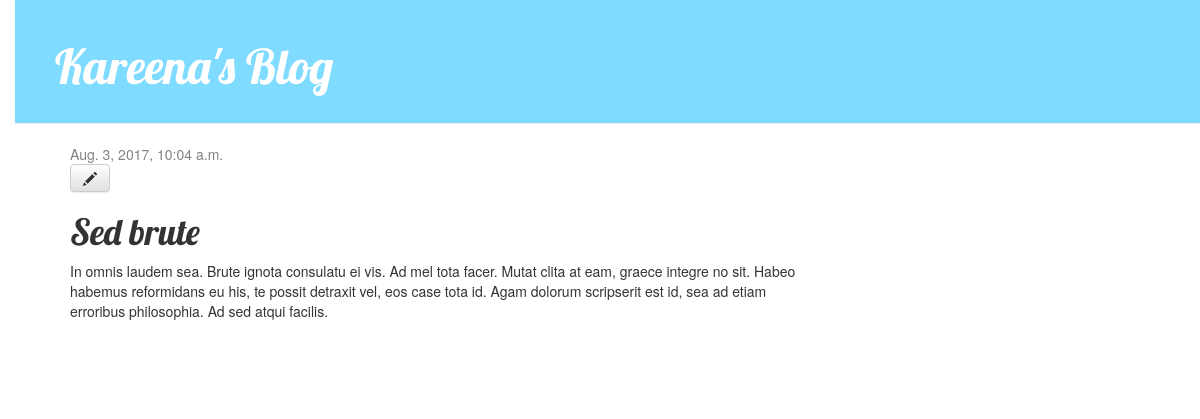
The app's page /post/2/ with its own data.
### blog/models.py (models this page shows, shortened)
class Post(models.Model):
    author = models.ForeignKey('auth.User')
    title = models.CharField(max_length=200)
    text = models.TextField()
    created_date = models.DateTimeField(
            default=timezone.now)
    published_date = models.DateTimeField(
            blank=True, null=True)

### blog/views.py (the view)
def post_detail(request, pk):
    post = get_object_or_404(Post, pk=pk)
    return render(request, 'blog/post_detail.html', {'post': post})

### blog/templates/blog/post_detail.html
{% extends 'blog/base.html' %}
{% block content %}
    <div class="post">
        {% if post.published_date %}
            <div class="date">
                {{ post.published_date }}
            </div>
        {% endif %}
        <a class="btn btn-default" href="{% url 'post_edit' pk=post.pk %}"><span class="glyphicon glyphicon-pencil"></span></a>
        <h1>{{ post.title }}</h1>
        <p>{{ post.text|linebreaksbr }}</p>
    </div>
{% endblock %}

### blog/static/css/blog.css (style rules this page uses)
body { padding-left: 15px; }
h1, h2, h3, h4 { font-family: 'Lobster', cursive; }
.date { color: #828282; }
.post { margin-bottom: 70px; }

### records on screen
Post: published_date "Aug. 3, 2017, 10:04 a.m.", title "Sed brute", text "In omnis laudem sea. Brute ignota consulatu ei vis. Ad mel tota facer. Mutat clita at eam, graece integre no sit. Habeo habemus reformidans eu his, te possit detraxit vel, eos case tota id. Agam dolorum scripserit est id, sea ad etiam erroribus philosophia. Ad sed atqui facilis."
